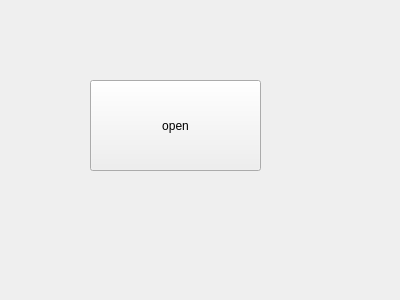
<?xml version="1.0" encoding="UTF-8"?>
<ui version="4.0">
 <class>Form</class>
 <widget class="QWidget" name="Form">
  <property name="geometry">
   <rect>
    <x>0</x>
    <y>0</y>
    <width>400</width>
    <height>300</height>
   </rect>
  </property>
  <property name="windowTitle">
   <string>Form</string>
  </property>
  <widget class="QPushButton" name="pushButton">
   <property name="geometry">
    <rect>
     <x>90</x>
     <y>80</y>
     <width>171</width>
     <height>91</height>
    </rect>
   </property>
   <property name="text">
    <string>open</string>
   </property>
  </widget>
 </widget>
 <resources/>
 <connections/>
</ui>
